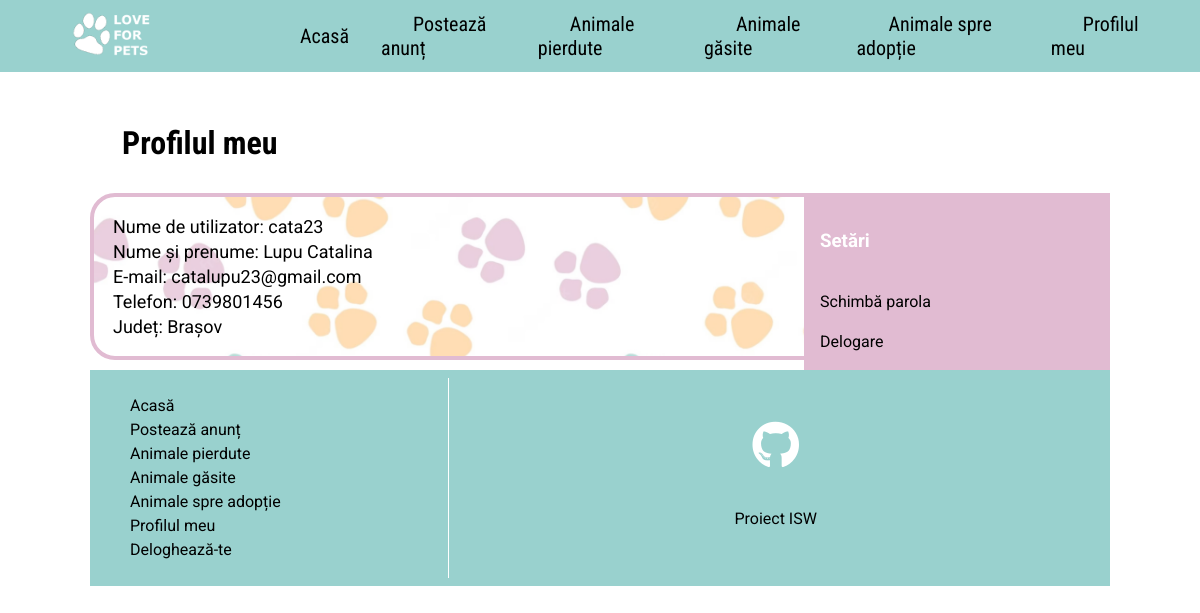
Screenshot of /profile.php (signed in) with the database file from the repository.
### tables this page shows
CREATE TABLE `users` (
  `username` varchar(101) NOT NULL,
  `name` varchar(101) NOT NULL,
  `password` varchar(101) NOT NULL,
  `email` varchar(101) NOT NULL,
  `phone` varchar(101) NOT NULL,
  `city` varchar(101) NOT NULL,
  `id` int(11) NOT NULL
);

### profile.php (the view, shortened to what this page needs)
<!DOCTYPE html>
<html lang="en">
<head>
    <link rel="stylesheet" href="https://use.fontawesome.com/releases/v5.1.0/css/all.css">
    <link rel="stylesheet" href="style.css">
</head>
<body>
    <nav>
        <div id="logo-img">
            <a href="index.php">
                <img src="img/logo.png">
            </a>
        </div>
        <ul>
            <li>
                <a href="index.php">Acasă</a>
            </li>
            <li>
                <a href="index.php#report">Postează anunț</a>
            </li>
            <li>
                <a href="adopt.php">Animale pierdute</a>
            </li>
            <li>
                <a href="adopt.php">Animale găsite</a>
            </li>
            <li>
                <a href="adopt.php">Animale spre adopție</a>
            </li>
            <li>
                <a href="profile.php">Profilul meu</a>
            </li>
        </ul>
    </nav>
    <main>
        <h2 class="page-heading">Profilul meu</h2>
        <div id="post-container">
            <section id="profile-desc">
                <?php
                $con = mysqli_connect('localhost', 'root', '', 'iswproject');
                $sql = "SELECT * FROM users WHERE username = '" . $_SESSION['username'] . "'";
                $result = mysqli_query($con, $sql);
                while ($row = mysqli_fetch_array($result)) {
                    echo '<div class="card">';
                    echo "<table>";
                    echo "<tr>";
                    echo "<td> Nume de utilizator: " . $row['username'] . "</td>";
                    echo "</tr>";
                    echo "<tr>";
                    echo "<td> Nume și prenume: " . $row['name'] . "</td>";
                    echo "</tr>";
                    echo "<tr>";
                    echo "<td> E-mail: " . $row['email'] . "</td>";
                    echo "</tr>";
                    echo "<tr>";
                    echo "<td> Telefon: " . $row['phone'] . "</td>";
                    echo "</tr>";
                    echo "<tr>";
                    echo "<td> Județ: " . $row['city'] . "</td>";
                    echo "</tr>";
                    echo "</table>";
                }
                ?>
            </section>
            <section id="sidebar">
                <h3>Setări</h3>
                <a href="editpassword.php" class="btn-readmore-s">Schimbă parola</a>
                <a href="logout.php" class="btn-readmore-s">Delogare</a>
            </section>
        </div>
                <footer>
            <div id="left-footer">
                <p>
                <ul>
                    <li>
                        <a href="index.php">Acasă</a>
                    </li>
                    <li>
                        <a href="index.php#report">Postează anunț</a>
                    </li>
                    <li>
                        <a href="lost.php">Animale pierdute</a>
                    </li>
                    <li>
                        <a href="found.php">Animale găsite</a>
                    </li>
                    <li>
                        <a href="adopt.php">Animale spre adopție</a>
                    </li>
                    <li>
                        <a href="profile.php">Profilul meu</a>
                    </li>
                    <li>
                        <a href="logout.php">Deloghează-te</a>
                    </li>
                </ul>
                </p>
            </div>
            <div id="right-footer">
                <div id="social-media-footer">
                    <ul>
                        <li>
                            <a href="https://github.com/andreea-alexuta/ISWproject">
                                <i class="fab fa-github"></i>
                            </a>
                        </li>
                    </ul>
                </div>
                <p>Proiect ISW</p>
            </div>
        </footer>
    </main>
</body>
</html>

### style.css (style rules this page uses)
* { scroll-behavior: smooth; }
body { font-family: "Roboto", sans-serif; margin: 0; }
p { line-height: 1.5; }
main { margin: 0 auto; }
a { text-decoration: none; color: black; }
section { display: flex; justify-content: space-around; flex-wrap: wrap; }
.card { padding: 16px; background: url("img/card.png"); background-size: cover; background-position: center; border: 4px solid #e1bbd2; border-radius: 25px; margin-bottom: 10px; font-size: large; }
nav { height: 72px; background: #99d1ce; width: 100%; margin: 0; position: fixed; font-family: "Roboto Condensed", sans-serif; font-size: 20px; display: flex; justify-content: space-between; padding: 0 16px 0 0; box-sizing: border-box; z-index: 100; }
nav a { padding: 0 32px; color: black; transition: 0.4s; }
nav ul { display: flex; list-style: none; justify-content: space-around; align-items: center; height: 100%; margin: 0; }
#logo-img { display: flex; height: 100%; background: #99d1ce; padding: 0 32px; align-items: center; color: white; transition: 0.4s; }
#logo-img img { height: 100px; }
.page-heading { font-size: 32px; font-family: 'Roboto Condensed', sans-serif; transition: all 0.4s; display: inline-block; padding: 4px 32px; margin-top: 120px; }
#post-container { display: flex; }
#profile-desc { display: flex; flex-direction: column; width: 70%; }
#profile-desc .card { width: 100%; }
#sidebar { background: #e1bbd2; ; flex: 1; flex-direction: column; padding: 8px 16px; color: white; }
footer { background: #99d1ce; padding: 8px; color: black; display: flex; }
footer a { color: black; }
footer #left-footer { flex: 1; border-right: 1px solid #ffffff; padding-left: 32px; }
footer #left-footer ul { padding: 0; list-style: none; line-height: 1.5; }
footer #right-footer { flex: 2; padding: 8px; text-align: center; }
footer #social-media-footer a .fa-github { color: white; transition: 0.4s; }
footer #social-media-footer ul { display: flex; list-style: none; justify-content: center; padding: 0; }
footer #social-media-footer ul li { font-size: 48px; padding: 16px; transition: 0.4s; }
@media (min-width: 720px) { main { width: 95%; } }
@media (min-width: 720px) { .card { width: 25%; } }
@media (min-width: 1200px) { main { width: 85%; } }

### rows the page displays
users: username "cata23", name "Lupu Catalina", email "catalupu23@gmail.com", phone "0739801456", city "Brașov"
